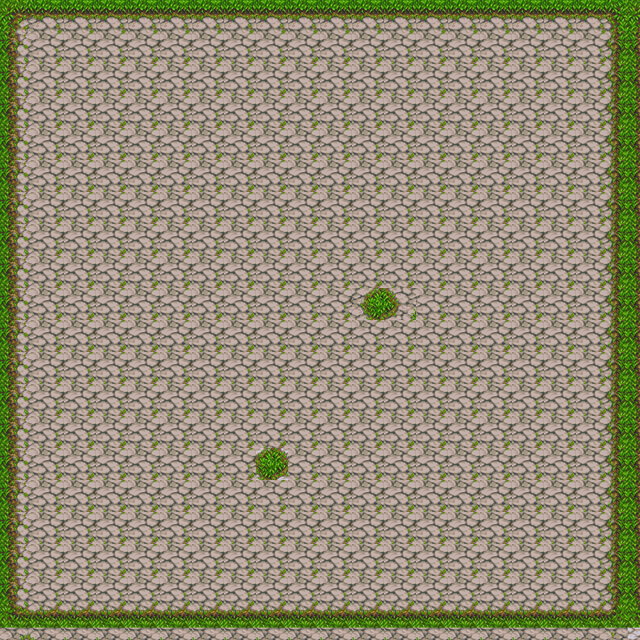

Rendered tile map (Tiled .tmx) drawn with the repository's tilesets; below, a short description and the full map source, tile grids included:
An orthogonal 20x20 tile map with 32x32 px tiles, 1 tile layer (Tilelaag 1).

<map version="1.0" orientation="orthogonal" renderorder="right-down" width="20" height="20" tilewidth="32" tileheight="32" nextobjectid="1">
 <tileset firstgid="1" name="image" tilewidth="32" tileheight="32" tilecount="196" columns="14">
  <image source="image.png" width="450" height="450" />
 </tileset>
 <layer name="Tilelaag 1" width="20" height="20">
  <data encoding="csv">
1,2,2,2,2,2,2,2,2,2,2,2,2,2,2,2,2,2,2,3,
15,16,16,16,16,16,16,16,16,16,16,16,16,16,16,16,16,16,16,17,
15,16,16,16,16,16,16,16,16,16,16,16,16,16,16,16,16,16,16,17,
15,16,16,16,16,16,16,16,16,16,16,16,16,16,16,16,16,16,16,17,
15,16,16,16,16,16,16,16,16,16,16,16,16,16,16,16,16,16,16,17,
15,16,16,16,16,16,16,16,16,16,16,16,16,16,16,16,16,16,16,17,
15,16,16,16,16,16,16,16,16,16,16,16,16,16,16,16,16,16,16,17,
15,16,16,16,16,16,16,16,16,16,16,16,16,16,16,16,16,16,16,17,
15,16,16,16,16,16,16,16,16,16,16,16,16,16,16,16,16,16,16,17,
15,16,16,16,16,16,16,16,16,16,16,43,44,16,16,16,16,16,16,17,
15,16,16,16,16,16,16,16,16,16,16,16,16,16,16,16,16,16,16,17,
15,16,16,16,16,16,16,16,16,16,16,16,16,16,16,16,16,16,16,17,
15,16,16,16,16,16,16,16,16,16,16,16,16,16,16,16,16,16,16,17,
15,16,16,16,16,16,16,16,16,16,16,16,16,16,16,16,16,16,16,17,
15,16,16,16,16,16,16,16,46,16,16,16,16,16,16,16,16,16,16,17,
15,16,16,16,16,16,16,16,16,16,16,16,16,16,16,16,16,16,16,17,
15,16,16,16,16,16,16,16,16,16,16,16,16,16,16,16,16,16,16,17,
15,16,16,16,16,16,16,16,16,16,16,16,16,16,16,16,16,16,16,17,
15,16,16,16,16,16,16,16,16,16,16,16,16,16,16,16,16,16,16,17,
29,30,30,30,30,30,30,30,30,30,30,30,30,30,30,30,30,30,30,31
</data>
 </layer>
</map>
